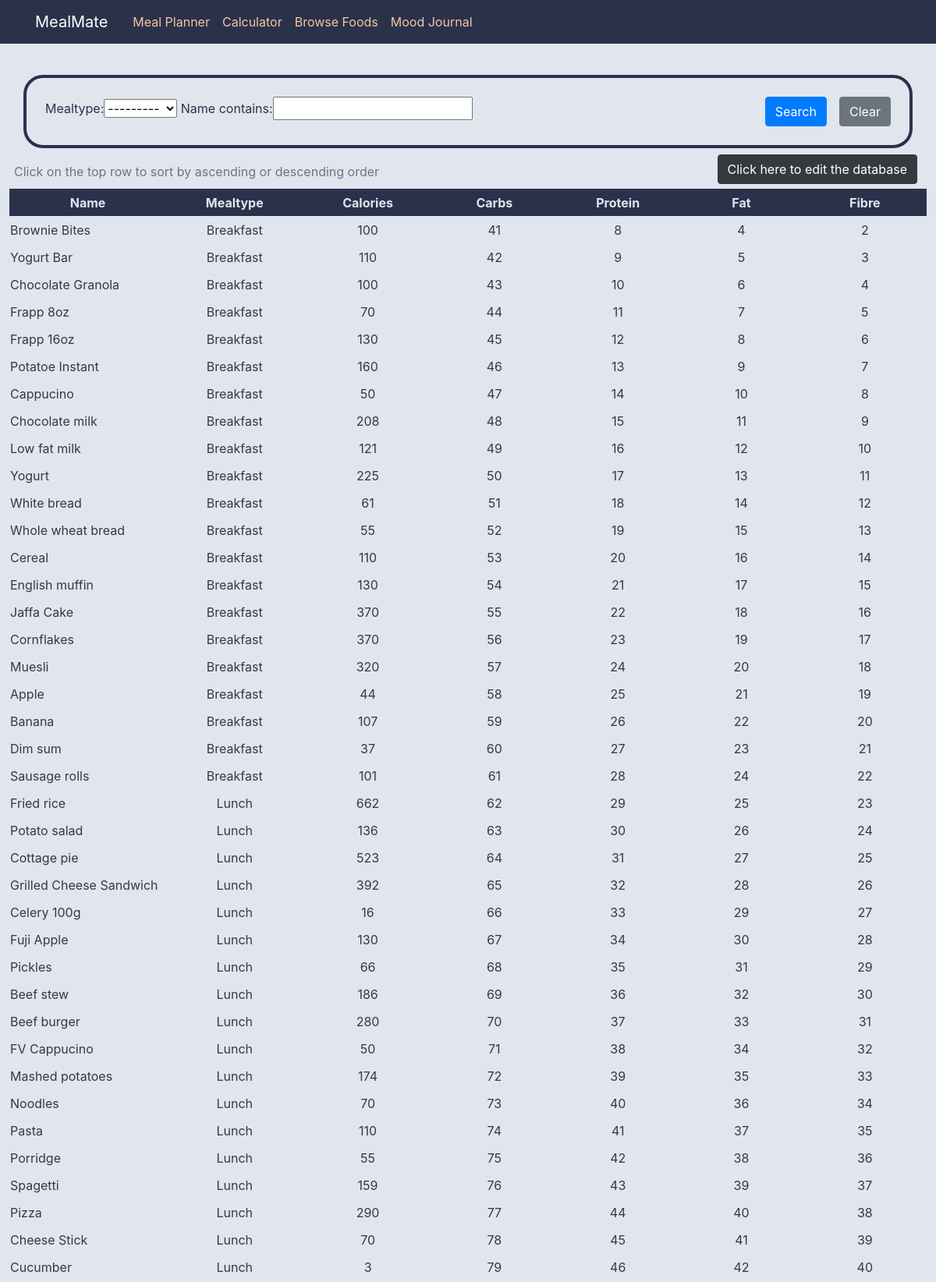
Screenshot of /sort/display_sortfoods (upper part) with the database file from the repository.
### database/models.py (models this page shows, shortened)
class foodinfo(models.Model):
    mealtype_choices = (
        ('Breakfast','Breakfast'),
        ('Lunch','Lunch'),
        ('Dinner','Dinner'),
    )
    name = models.CharField(max_length=30)
    description = models.TextField(blank=True)
    mealtype = models.CharField(max_length=300,blank=True,choices=mealtype_choices)
    calories = models.IntegerField()
    carbs = models.IntegerField()
    protein = models.IntegerField()
    fat = models.IntegerField()
    fibre = models.IntegerField()
    size = models.IntegerField()

### sort/views.py (the view)
def display_sortfoods(request):
    name = foodinfo.objects.all()
    myFilter = FoodFilter(request.GET, queryset=name )
    name = myFilter.qs
    context = {
        'name' : name,
        'myFilter': myFilter,
        'header': 'Foods',
     }
    return render(request, 'index.html', context)

### sort/templates/index.html (shortened to what this page needs)
{% extends 'base.html' %}
{% load static%}
{% load crispy_forms_tags %}
{% block database %}
<div style="display:block;">
    <div class ="p-4" style="border:solid ; border-width: 4px; border-radius: 25px; display:inline-block; width:95%; margin-left:2.5%;" >
        <form method="get">
            {{myFilter.form }}
                <a href="{% url 'display_sortfoods' %}" class="btn btn-secondary float-right ml-2" role="button" >
                    Clear
                </a>
                <button class="btn btn-primary mx-2 float-right ml-4 " type="submit">
                    Search
                </button>
        </form>
    </div>
    <div class="mr-4 mt-2" style="display:inline-flex; float: right;margin-bottom: 0.5%">
        <a href="{% url 'database-home' %}" class="btn btn-dark btn-md" role="button" >Click here to edit the database</a>
    </div>
</div>
<br>
<p class="text-muted" style="padding-top:0.5%; margin-left: 1.5%; line-height:0%;">Click on the top row to sort by ascending or descending order</p>
<table class="table-sortable" style="width: 98%; margin:0 auto;margin-bottom:2%;">
    <thead style="background-color:#2a324b; color:#e1e5ee;">
        <tr style="height:35px;" >
            <th style="text-align: center; width:5%">Name</th>
            <th style="text-align: center; width: 5%">Mealtype</th>
            <th style="text-align: center; width: 5%">Calories</th>
            <th style="text-align: center; width: 5%">Carbs</th>
            <th style="text-align: center; width: 5%">Protein</th>
            <th style="text-align: center; width: 5%">Fat</th>
            <th style="text-align: center; width: 5%">Fibre</th>
        </tr>
    </thead>
    <tbody>
        {% for name in name %}
            <tr style="height:35px;" onmouseover="this.style.backgroundColor='#D0D4DC';" onmouseout="this.style.backgroundColor='#e1e5ee';">
                <td><a href="{% url 'browseinfo-detail' name.pk %}" class="text-dark">{{ name.name }}</a></td>
                <td style="text-align: center;">
                    <a href="{% url 'browseinfo-detail' name.pk %}" class="text-dark">
                        {% if name.mealtype %}
                            {{name.mealtype}}
                        {% else %}
                            Ingredient
                        {% endif %}
                    </a>
                </td>
                <td style="text-align: center;"><a href="{% url 'browseinfo-detail' name.pk %}" class="text-dark">{{name.calories}}</a></td>
                <td style="text-align: center;"><a href="{% url 'browseinfo-detail' name.pk %}" class="text-dark">{{ name.carbs }}</a></td>
                <td style="text-align: center;"><a href="{% url 'browseinfo-detail' name.pk %}" class="text-dark">{{ name.protein }}</a></td>
                <td style="text-align: center;"><a href="{% url 'browseinfo-detail' name.pk %}" class="text-dark">{{ name.fat }}</a></td>
                <td style="text-align: center;"><a href="{% url 'browseinfo-detail' name.pk %}" class="text-dark">{{ name.fibre }}</a></td>
            </tr>
        {% endfor %}
    </tbody>
</table>
{% endblock %}

### mealmate/static/mealmate/main.css (style rules this page uses)
body { background: #e1e5ee; color: #2a324b; margin-top: 5rem; }

### rows the page displays
foodinfo: name "Brownie Bites", mealtype "Breakfast", calories "100", carbs "41", protein "8", fat "4", fibre "2"
foodinfo: name "Yogurt Bar", mealtype "Breakfast", calories "110", carbs "42", protein "9", fat "5", fibre "3"
foodinfo: name "Chocolate Granola", mealtype "Breakfast", calories "100", carbs "43", protein "10", fat "6", fibre "4"
foodinfo: name "Frapp 8oz", mealtype "Breakfast", calories "70", carbs "44", protein "11", fat "7", fibre "5"
foodinfo: name "Frapp 16oz", mealtype "Breakfast", calories "130", carbs "45", protein "12", fat "8", fibre "6"
foodinfo: name "Potatoe Instant", mealtype "Breakfast", calories "160", carbs "46", protein "13", fat "9", fibre "7"
foodinfo: name "Cappucino", mealtype "Breakfast", calories "50", carbs "47", protein "14", fat "10", fibre "8"
foodinfo: name "Chocolate milk", mealtype "Breakfast", calories "208", carbs "48", protein "15", fat "11", fibre "9"
foodinfo: name "Low fat milk", mealtype "Breakfast", calories "121", carbs "49", protein "16", fat "12", fibre "10"
foodinfo: name "Yogurt", mealtype "Breakfast", calories "225", carbs "50", protein "17", fat "13", fibre "11"
foodinfo: name "White bread", mealtype "Breakfast", calories "61", carbs "51", protein "18", fat "14", fibre "12"
foodinfo: name "Whole wheat bread", mealtype "Breakfast", calories "55", carbs "52", protein "19", fat "15", fibre "13"
foodinfo: name "Cereal", mealtype "Breakfast", calories "110", carbs "53", protein "20", fat "16", fibre "14"
foodinfo: name "English muffin", mealtype "Breakfast", calories "130", carbs "54", protein "21", fat "17", fibre "15"
foodinfo: name "Jaffa Cake", mealtype "Breakfast", calories "370", carbs "55", protein "22", fat "18", fibre "16"
foodinfo: name "Cornflakes", mealtype "Breakfast", calories "370", carbs "56", protein "23", fat "19", fibre "17"
foodinfo: name "Muesli", mealtype "Breakfast", calories "320", carbs "57", protein "24", fat "20", fibre "18"
foodinfo: name "Apple", mealtype "Breakfast", calories "44", carbs "58", protein "25", fat "21", fibre "19"
foodinfo: name "Banana", mealtype "Breakfast", calories "107", carbs "59", protein "26", fat "22", fibre "20"
foodinfo: name "Dim sum", mealtype "Breakfast", calories "37", carbs "60", protein "27", fat "23", fibre "21"
foodinfo: name "Sausage rolls", mealtype "Breakfast", calories "101", carbs "61", protein "28", fat "24", fibre "22"
foodinfo: name "Fried rice", mealtype "Lunch", calories "662", carbs "62", protein "29", fat "25", fibre "23"
foodinfo: name "Potato salad", mealtype "Lunch", calories "136", carbs "63", protein "30", fat "26", fibre "24"
foodinfo: name "Cottage pie", mealtype "Lunch", calories "523", carbs "64", protein "31", fat "27", fibre "25"
foodinfo: name "Grilled Cheese Sandwich", mealtype "Lunch", calories "392", carbs "65", protein "32", fat "28", fibre "26"
foodinfo: name "Celery 100g", mealtype "Lunch", calories "16", carbs "66", protein "33", fat "29", fibre "27"
foodinfo: name "Fuji Apple", mealtype "Lunch", calories "130", carbs "67", protein "34", fat "30", fibre "28"
foodinfo: name "Pickles", mealtype "Lunch", calories "66", carbs "68", protein "35", fat "31", fibre "29"
foodinfo: name "Beef stew", mealtype "Lunch", calories "186", carbs "69", protein "36", fat "32", fibre "30"
foodinfo: name "Beef burger", mealtype "Lunch", calories "280", carbs "70", protein "37", fat "33", fibre "31"
foodinfo: name "FV Cappucino", mealtype "Lunch", calories "50", carbs "71", protein "38", fat "34", fibre "32"
foodinfo: name "Mashed potatoes", mealtype "Lunch", calories "174", carbs "72", protein "39", fat "35", fibre "33"
foodinfo: name "Noodles", mealtype "Lunch", calories "70", carbs "73", protein "40", fat "36", fibre "34"
foodinfo: name "Pasta", mealtype "Lunch", calories "110", carbs "74", protein "41", fat "37", fibre "35"
foodinfo: name "Porridge", mealtype "Lunch", calories "55", carbs "75", protein "42", fat "38", fibre "36"
foodinfo: name "Spagetti", mealtype "Lunch", calories "159", carbs "76", protein "43", fat "39", fibre "37"
foodinfo: name "Pizza", mealtype "Lunch", calories "290", carbs "77", protein "44", fat "40", fibre "38"
foodinfo: name "Cheese Stick", mealtype "Lunch", calories "70", carbs "78", protein "45", fat "41", fibre "39"
foodinfo: name "Cucumber", mealtype "Lunch", calories "3", carbs "79", protein "46", fat "42", fibre "40"
